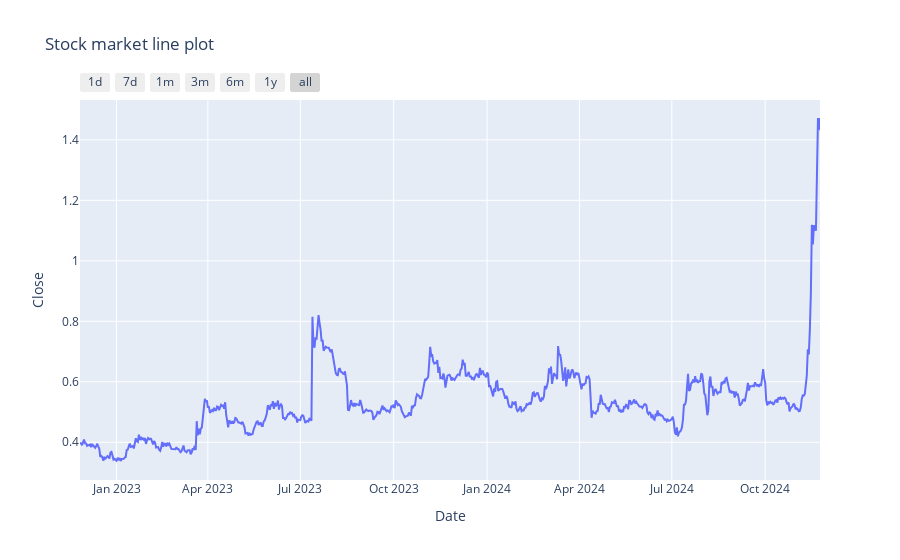

Notebook cell for this chart:
### Code cell
fig = px.line(data_frame = stock_data, x=stock_data.index, y='Close', title= 'Stock market line plot')
fig.update_xaxes(
    rangeselector=dict(
        buttons=list([
            dict(count=1, label="1d", step="day", stepmode="backward"),
            dict(count=7, label="7d", step="day", stepmode="backward"),
            dict(count=1, label="1m", step="month", stepmode="backward"),
            dict(count=3, label="3m", step="month", stepmode="backward"),
            dict(count=6, label="6m", step="month", stepmode="backward"),
            dict(count=1, label="1y", step="year", stepmode="backward"),
            dict(step="all")
        ])
    )
)
fig.show()

### Figure 1 — Plotly figure (JSON) as saved in the notebook; plotly's stock layout.template omitted (floating-point values rounded to 4 significant figures; data arrays with more than 128 entries replaced by an {"elided": "..."} marker saying what was removed)
{"data": [{"hovertemplate": "Date=%{x}<br>Close=%{y}<extra></extra>", "legendgroup": "", "line": {"color": "#636efa", "dash": "solid"}, "marker": {"symbol": "circle"}, "mode": "lines", "name": "", "orientation": "v", "showlegend": false, "type": "scatter", "x": {"elided": "730 str values"}, "xaxis": "x", "y": {"elided": "730 float values"}, "yaxis": "y"}], "layout": {"legend": {"tracegroupgap": 0}, "title": {"text": "Stock market line plot"}, "xaxis": {"anchor": "y", "domain": [0, 1], "rangeselector": {"buttons": [{"count": 1, "label": "1d", "step": "day", "stepmode": "backward"}, {"count": 7, "label": "7d", "step": "day", "stepmode": "backward"}, {"count": 1, "label": "1m", "step": "month", "stepmode": "backward"}, {"count": 3, "label": "3m", "step": "month", "stepmode": "backward"}, {"count": 6, "label": "6m", "step": "month", "stepmode": "backward"}, {"count": 1, "label": "1y", "step": "year", "stepmode": "backward"}, {"step": "all"}]}, "title": {"text": "Date"}}, "yaxis": {"anchor": "x", "domain": [0, 1], "title": {"text": "Close"}}}}
